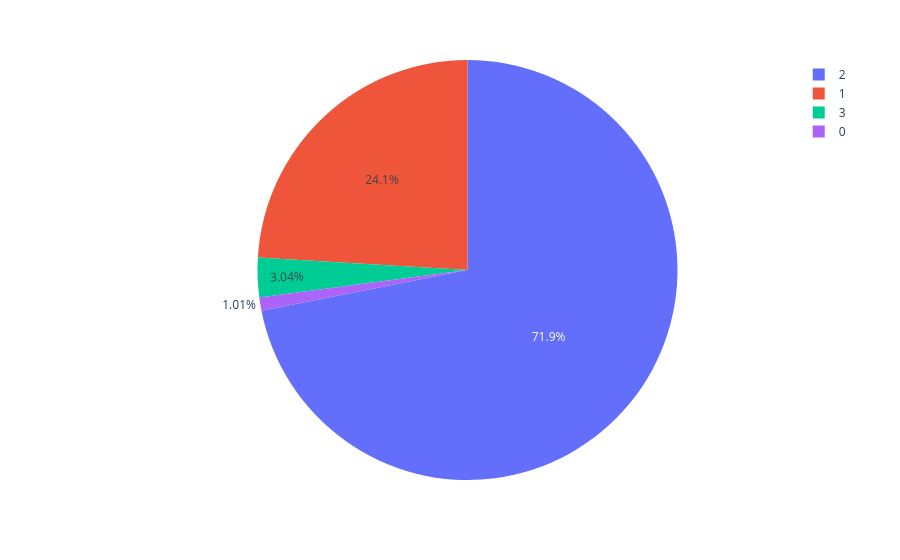
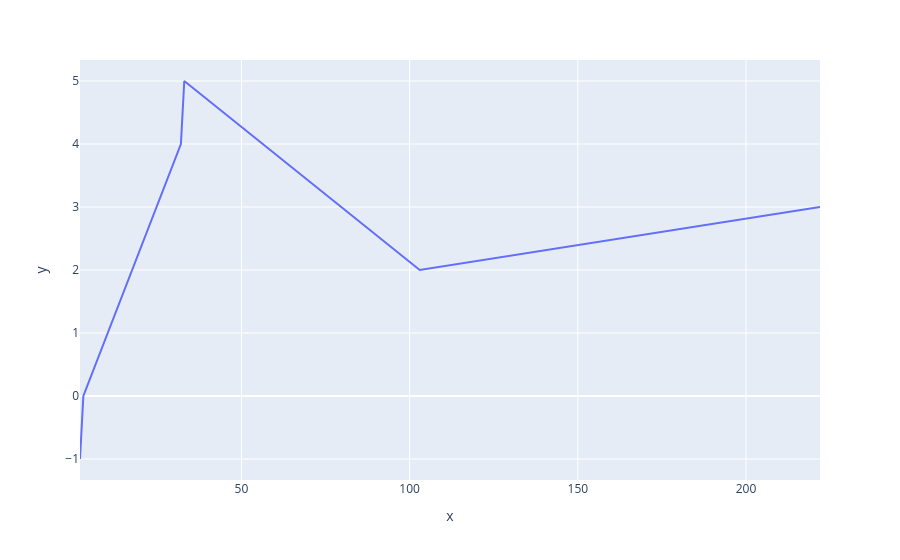

Source (notebook cell) for these figures, in order:
### Markdown cell above
5. Gráfico: Realizar un gráfico con la cantidad de áreas protegidas por tipo (tap). Realizar un gráfico con la proporción por jurisdicción (jap).

### Code cell
g = areas["tap"].value_counts()
px.pie(data_frame = g, values = g.values, names = g.index, title = "").show()

g = areas["jap"].value_counts()
px.line(data_frame = g, x = g.values, y = g.index, title = "").show()

### Figure 1 — Plotly figure (JSON) as saved in the notebook; plotly's stock layout.template omitted (floating-point values rounded to 4 significant figures)
{"data": [{"domain": {"x": [0, 1], "y": [0, 1]}, "hovertemplate": "label=%{label}<br>value=%{value}<extra></extra>", "labels": [2, 1, 3, 0], "legendgroup": "", "name": "", "showlegend": true, "type": "pie", "values": [284, 95, 12, 4]}], "layout": {"legend": {"tracegroupgap": 0}, "margin": {"t": 60}}}

### Figure 2 — Plotly figure (JSON) as saved in the notebook; plotly's stock layout.template omitted (floating-point values rounded to 4 significant figures)
{"data": [{"hovertemplate": "x=%{x}<br>y=%{y}<extra></extra>", "legendgroup": "", "line": {"color": "#636efa", "dash": "solid"}, "marker": {"symbol": "circle"}, "mode": "lines", "name": "", "orientation": "v", "showlegend": false, "type": "scatter", "x": [222, 103, 33, 32, 3, 2], "xaxis": "x", "y": [3, 2, 5, 4, 0, -1], "yaxis": "y"}], "layout": {"legend": {"tracegroupgap": 0}, "margin": {"t": 60}, "xaxis": {"anchor": "y", "domain": [0, 1], "title": {"text": "x"}}, "yaxis": {"anchor": "x", "domain": [0, 1], "title": {"text": "y"}}}}
